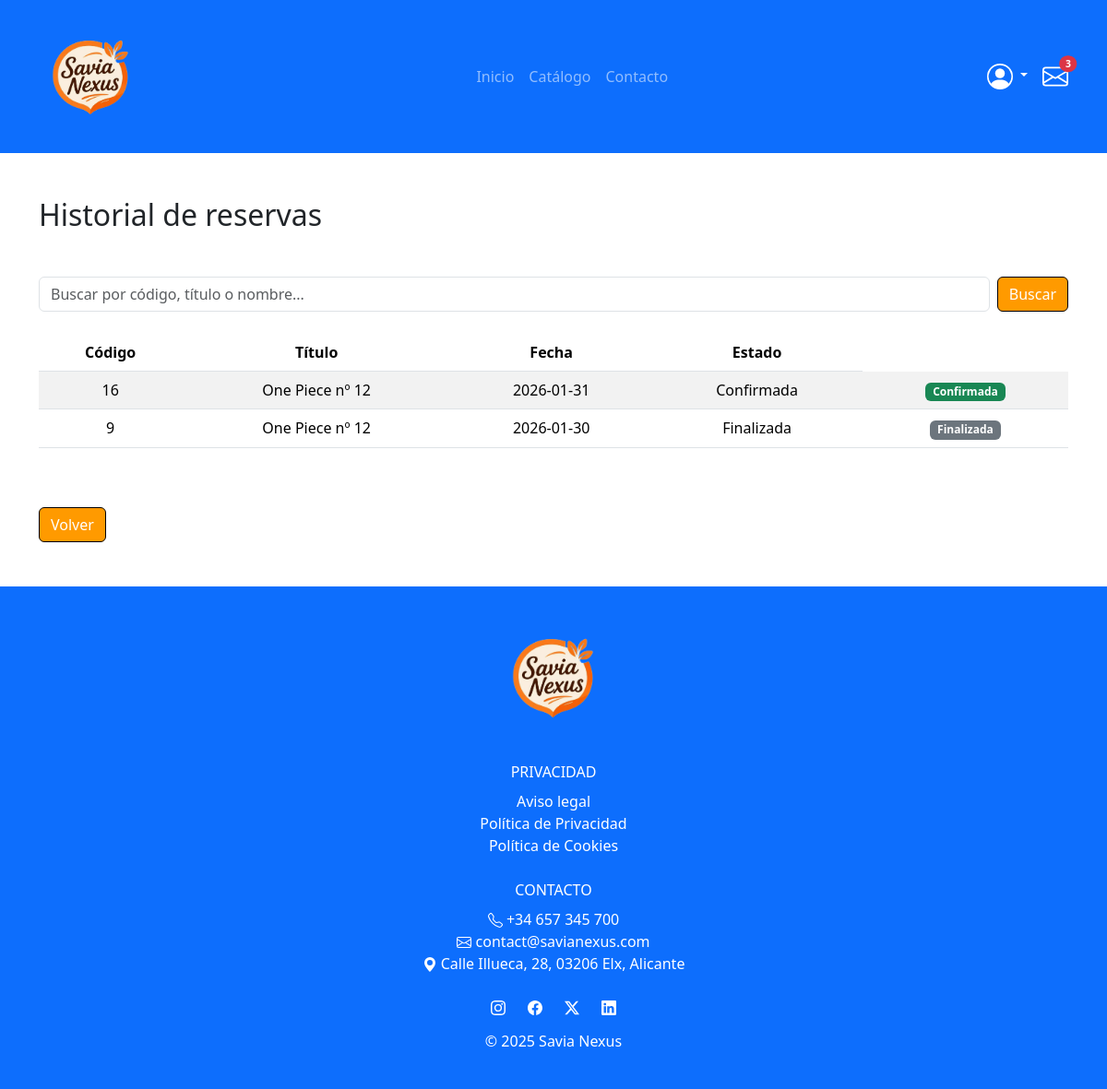
The app's page /user/reservations_history.php (signed in) with its own data.
### tables this page shows
CREATE TABLE `reservas` (
  `codigo` int(11) NOT NULL,
  `codUsuario` varchar(9) DEFAULT NULL,
  `fecha` date NOT NULL,
  `horaInicio` time DEFAULT NULL,
  `horaFin` time DEFAULT NULL,
  `recurso` enum('libro','sala','ordenador') NOT NULL,
  `codRecurso` int(11) NOT NULL,
  `estado` enum('confirmada','cancelada','finalizada') DEFAULT 'confirmada',
  `fechaDevolucion` date NOT NULL
);

CREATE TABLE `libros` (
  `codigo` int(11) NOT NULL,
  `titulo` varchar(50) NOT NULL,
  `isbn` varchar(30) NOT NULL,
  `autor` varchar(50) DEFAULT NULL,
  `editorial` varchar(50) DEFAULT NULL,
  `descripcion` varchar(250) DEFAULT NULL,
  `imagen` varchar(255) DEFAULT NULL,
  `stock` int(11) DEFAULT 1,
  `codCategoria` int(11) DEFAULT NULL,
  `activo` enum('activo','inactivo') DEFAULT 'activo'
);

### models/Reserve.php (called while the page is built, shortened)
<?php
class Reserve {
    private PDO $pdo;
    public function __construct(PDO $pdo) {
        $this->pdo = $pdo;
    }
    public function getUserReserves(string $dni, string $search = '') {
        $sql = "SELECT r.*, l.titulo
                FROM reservas r JOIN libros l
                ON l.codigo = r.codRecurso
                WHERE r.codUsuario = :dni";
        $params = [':dni' => $dni];
        $sql .= " ORDER BY fecha DESC";
        $stmt = $this->pdo->prepare($sql);
        $stmt->execute($params);
        return $stmt->fetchAll();
    }
}

### public/user/reservations_history.php (the view, shortened to what this page needs)
<?php
require_once __DIR__ . '/../../includes/config.php';
require_once __DIR__ . '/../../models/Reserve.php';
$search = $_GET['search'] ?? '';
$reserveModel = new Reserve($pdo);
$reserves = $reserveModel->getUserReserves($_SESSION['dni'], $search);
?>
<?php include __DIR__ . '/../../includes/head.php'; ?>
<body>
    <?php include __DIR__ . '/../../includes/navbar.php'; ?>
    <div class="container mt-5 mb-5">
        <h2 class="mb-5">Historial de reservas</h2>
        <form method="GET" class="d-flex mb-4">
            <input type="text" name="search" class="form-control me-2"
                placeholder="Buscar por código, título o nombre..."
                value="<?= htmlspecialchars($search) ?>">
            <button type="submit" class="btn btn-primary">Buscar</button>
        </form>
        <?php if (empty($reserves)): ?>
            <p>No tienes reservas anteriores.</p>
        <?php else: ?>
        <table class="table table-striped text-center">
            <thead>
            <tr>
                <th>Código</th>
                <th>Título</th>
                <th>Fecha</th>
                <th>Estado</th>
            </tr>
            </thead>
            <tbody>
            <?php foreach ($reserves as $r): ?>
                <tr>
                    <td><?= $r['codigo'] ?></td>
                    <td><?= htmlspecialchars($r['titulo']) ?></td>
                    <td><?= $r['fecha'] ?></td>
                    <td><?= ucfirst($r['estado']) ?></td>
                    <td>
                        <span class="badge bg-<?=
                            $r['estado'] === 'confirmada' ? 'success' :
                            ($r['estado'] === 'cancelada' ? 'danger' : 'secondary')
                        ?>">
                            <?= ucfirst($r['estado']) ?>
                        </span>
                    </td>
                </tr>
            <?php endforeach; ?>
            </tbody>
        </table>
        <?php endif; ?>
        <div class="mt-5">
            <a href="dashboard.php" class="btn btn-primary mt-3">Volver</a>
        </div>
    </div>
    <?php include __DIR__ . '/../../includes/footer.php'; ?>
</body>
</html>

### public/assets/css/style.css (style rules this page uses)
:root { --primary-color: #FF9A00; --hover-color: #CC7A00; }
.btn-primary { background-color: var(--primary-color); border-color: black; }
a { text-decoration: none; color: black; }

### records on screen
reservas: codigo "16", libros.titulo "One Piece nº 12", fecha "2026-01-31", estado "Confirmada"
reservas: codigo "9", libros.titulo "One Piece nº 12", fecha "2026-01-30", estado "Finalizada"

### other values on screen
$unreadNotifications "3"
